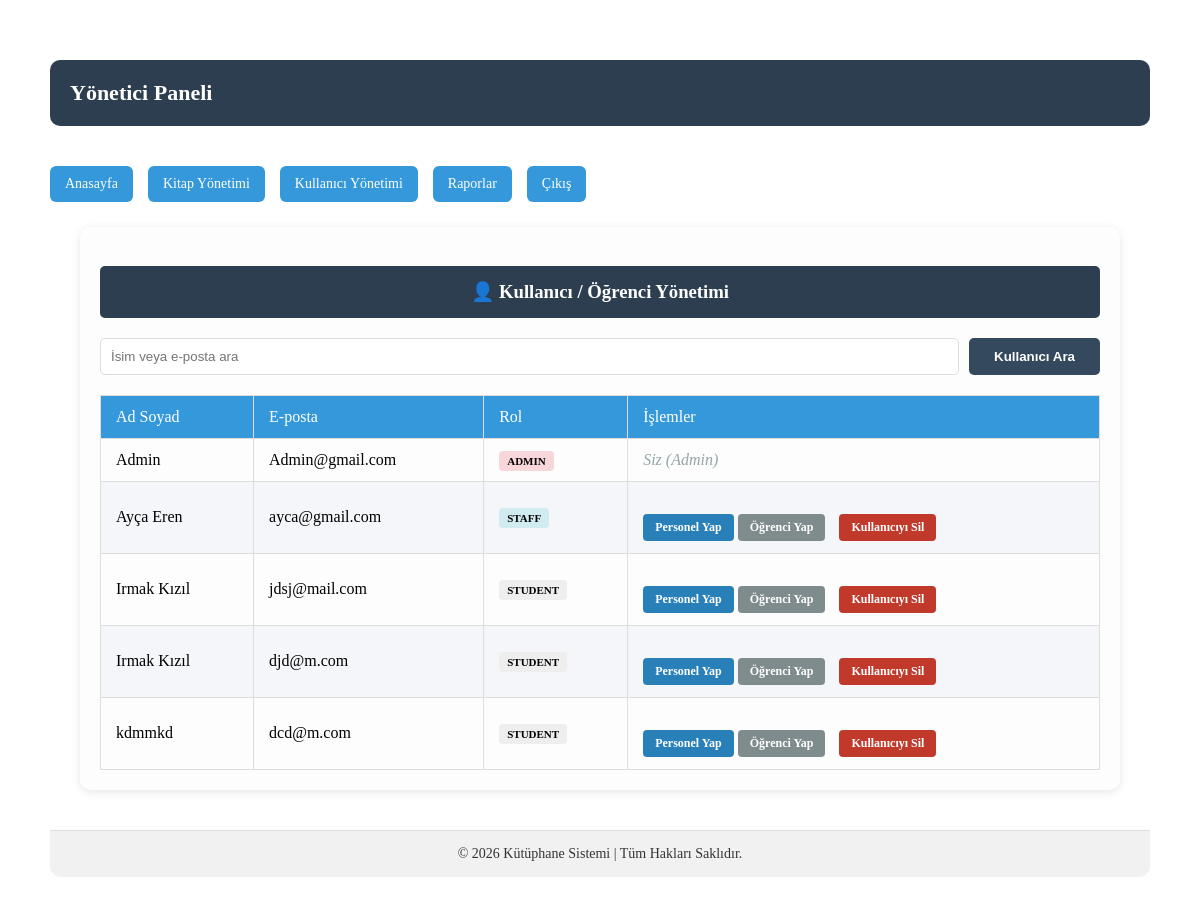
The app's page /kutuphane/admin/users_manage.php (signed in) with its own data.
### tables this page shows
CREATE TABLE `users` (
  `id` int NOT NULL,
  `name` varchar(100) DEFAULT NULL,
  `email` varchar(100) DEFAULT NULL,
  `password` varchar(255) DEFAULT NULL,
  `school_no` varchar(20) DEFAULT NULL,
  `phone` varchar(20) DEFAULT NULL,
  `role` enum('student','staff','admin') DEFAULT NULL
);

### kutuphane/admin/users_manage.php (the view, shortened to what this page needs)
<?php
include "header.php";
include "../config/db.php";
$search = isset($_GET['search']) ? trim($_GET['search']) : '';
if(!empty($search)){
    $stmt = $db->prepare("SELECT * FROM users
                          WHERE (name COLLATE utf8mb4_turkish_ci LIKE ?
                          OR email COLLATE utf8mb4_turkish_ci LIKE ?)
                          AND id != ?
                          ORDER BY role DESC, name ASC");
    $stmt->execute(["%$search%", "%$search%", $_SESSION['user']['id']]);
    $users = $stmt->fetchAll();
} else {
    $users = $db->query("SELECT * FROM users ORDER BY role DESC, name ASC")->fetchAll();
}
?>
<div class="admin-card">
    <h3 style="color:white; background:#2c3e50; padding:15px; border-radius:5px;">👤 Kullanıcı / Öğrenci Yönetimi</h3>
    <form method="GET" style="margin: 20px 0; display: flex; gap: 10px;">
        <input type="text" name="search" placeholder="İsim veya e-posta ara "
               value="<?= htmlspecialchars($search) ?>"
               style="padding:10px; flex:1; border:1px solid #ddd; border-radius:5px;">
        <button type="submit" style="background:#34495e; color:white; border:none; padding:10px 25px; border-radius:5px; cursor:pointer; font-weight:bold;">
            Kullanıcı Ara
        </button>
    </form>
    <table class="admin-table">
        <thead>
            <tr style="background:#f8f9fa;">
                <th>Ad Soyad</th>
                <th>E-posta</th>
                <th>Rol</th>
                <th>İşlemler</th>
            </tr>
        </thead>
        <tbody>
            <?php if(count($users) > 0): ?>
                <?php foreach($users as $u): ?>
                <tr>
                    <td><?= htmlspecialchars($u['name']) ?></td>
                    <td><?= htmlspecialchars($u['email']) ?></td>
                    <td>
                        <span style="padding:4px 8px; border-radius:4px; font-size:11px; font-weight:bold; background:<?= $u['role']=='staff' ? '#d1ecf1' : ($u['role']=='admin' ? '#f8d7da' : '#eee') ?>;">
                            <?= strtoupper($u['role']) ?>
                        </span>
                    </td>
                    <td>
                        <?php if($u['id'] != $_SESSION['user']['id']): ?>
                            <a href="set_role.php?id=<?= $u['id'] ?>&role=staff"
                               style="background:#2980b9; color:white; padding:6px 12px; border-radius:4px; text-decoration:none; font-size:12px; font-weight:bold;">
                               Personel Yap
                            </a>
                            <a href="set_role.php?id=<?= $u['id'] ?>&role=student"
                               style="background:#7f8c8d; color:white; padding:6px 12px; border-radius:4px; text-decoration:none; font-size:12px; font-weight:bold;">
                               Öğrenci Yap
                            </a>
                            <a href="?delete_user=<?= $u['id'] ?>"
                               onclick="return confirm('Bu kullanıcıyı ve tüm geçmişini silmek istediğinize emin misiniz?')"
                               style="background:#c0392b; color:white; padding:6px 12px; border-radius:4px; text-decoration:none; font-size:12px; font-weight:bold; margin-left:10px;">
                               Kullanıcıyı Sil
                            </a>
                        <?php else: ?>
                            <span style="color:#95a5a6; font-style:italic;">Siz (Admin)</span>
                        <?php endif; ?>
                    </td>
                </tr>
                <?php endforeach; ?>
            <?php endif; ?>
        </tbody>
    </table>
</div>
<?php include "footer.php";  ?>

### kutuphane/assets/css/style.css (style rules this page uses)
.admin-card { background: #fff; padding: 20px; border-radius: 12px; box-shadow: 0 5px 15px rgba(0,0,0,0.08); margin-bottom: 20px; }
.admin-table { width: 100%; border-collapse: collapse; }
.admin-table th, .admin-table td { padding: 12px; border-bottom: 1px solid #eee; text-align: left; }
.admin-table th { background: #f5f6fa; }
a { display: inline-block; margin-top: 20px; text-decoration: none; color: #fff; background-color: #3498db; padding: 10px 20px; border-radius: 5px; transition: background 0.3s; }
.admin-card { background-color: #fdfdfd; padding: 20px; margin: 20px auto; border-radius: 10px; box-shadow: 0 2px 10px rgba(0,0,0,0.1); max-width: 1000px; }
.admin-card h3 { margin-bottom: 20px; color: #333; text-align: center; }
.admin-table th, .admin-table td { border: 1px solid #ddd; padding: 12px 15px; text-align: left; }
.admin-table th { background-color: #3498db; color: #fff; font-weight: 500; }
.admin-table tr:nth-child(even) { background-color: #f5f6fa; }
.admin-table a { color: #fff; background-color: #28a745; padding: 5px 10px; border-radius: 5px; text-decoration: none; font-size: 13px; }
.admin-card a { display: inline-block; margin-top: 20px; text-decoration: none; color: #fff; background-color: #3498db; padding: 10px 20px; border-radius: 5px; transition: background 0.3s; }

### records on screen
users: name "Admin", email "Admin@gmail.com", role "ADMIN", shows "Siz (Admin)"
users: name "Ayça Eren", email "ayca@gmail.com", role "STAFF"
users: name "Irmak Kızıl", email "jdsj@mail.com", role "STUDENT"
users: name "Irmak Kızıl", email "djd@m.com", role "STUDENT"
users: name "kdmmkd", email "dcd@m.com", role "STUDENT"
